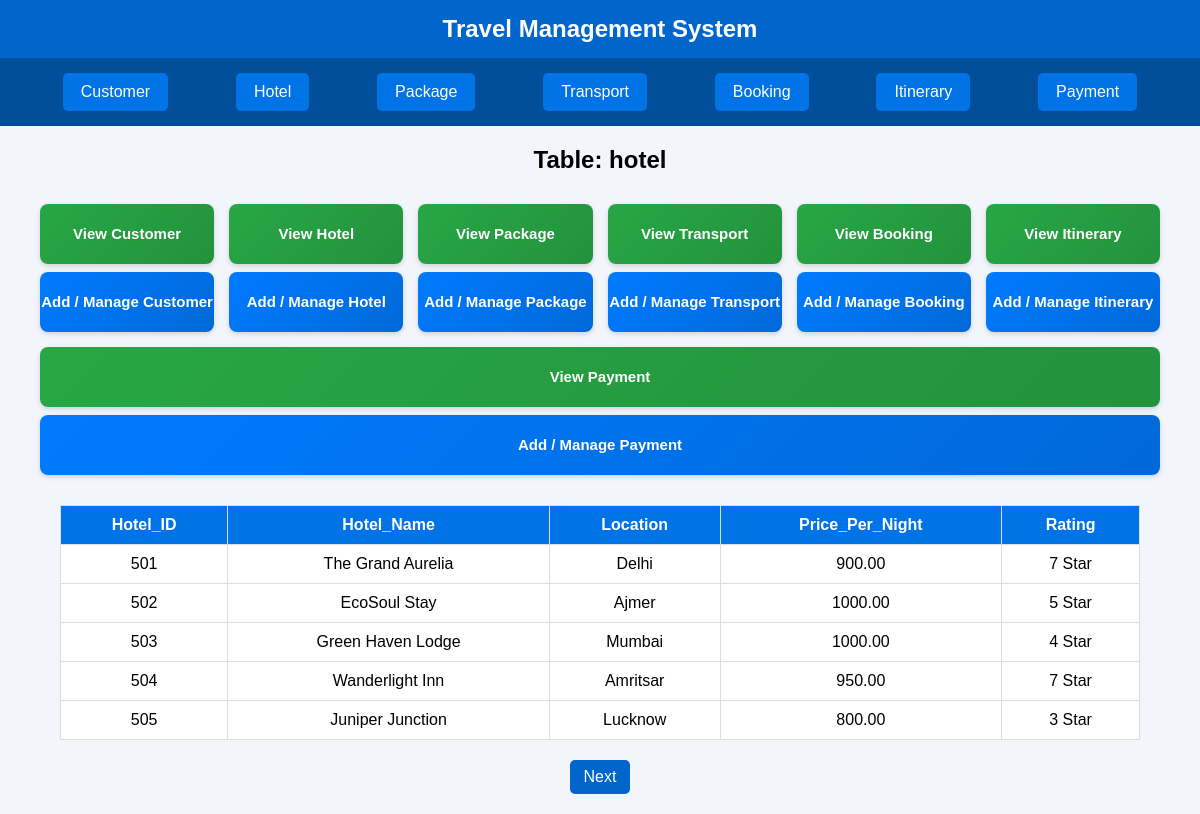
The app's page /?table=hotel with its own data.
### tables this page shows
CREATE TABLE `hotel` (
  `Hotel_ID` int(11) NOT NULL,
  `Hotel_Name` varchar(50) DEFAULT NULL,
  `Location` varchar(50) DEFAULT NULL,
  `Price_Per_Night` decimal(10,2) DEFAULT NULL,
  `Rating` varchar(10) DEFAULT NULL
);

### index.php (the view, shortened to what this page needs)
<?php
include('db.php');
?>
<!DOCTYPE html>
<html lang="en">
<head>
</head>
<body>
<header>Travel Management System</header>
<nav>
  <a href="?table=customer">Customer</a>
  <a href="?table=hotel">Hotel</a>
  <a href="?table=package">Package</a>
  <a href="?table=transport">Transport</a>
  <a href="?table=booking">Booking</a>
  <a href="?table=itinerary">Itinerary</a>
  <a href="?table=payment">Payment</a>
</nav>
<main>
<?php
$tables = ['customer','hotel','package','transport','booking','itinerary','payment'];
if (isset($_GET['table']) && in_array($_GET['table'], $tables)) {
    $table = $_GET['table'];
    $mode = $_GET['mode'] ?? 'view';
    echo "<h2 style='text-align:center;'>Table: $table</h2>";
    echo '<div class="crud-buttons">';
    foreach ($tables as $t) {
        echo "<div class='crud-group'>
                <a href='?table=$t'>View " . ucfirst($t) . "</a>
                <a href='?table=$t&mode=manage' class='manage'>Add / Manage " . ucfirst($t) . "</a>
              </div>";
    }
    echo '</div>';
    $limit = 5;
    $page = isset($_GET['page']) ? (int)$_GET['page'] : 1;
    $offset = ($page - 1) * $limit;
    $result = $conn->query("SELECT COUNT(*) AS total FROM $table");
    $total_rows = $result->fetch_assoc()['total'];
    $total_pages = ceil($total_rows / $limit);
    $result = $conn->query("SELECT * FROM $table LIMIT $offset, $limit");
    if ($result && $result->num_rows > 0) {
        echo "<table><tr>";
        foreach ($result->fetch_fields() as $field) echo "<th>{$field->name}</th>";
        echo "</tr>";
        $result->data_seek(0);
        while ($row = $result->fetch_assoc()) {
            echo "<tr>";
            foreach ($row as $key => $value) echo "<td>$value</td>";
            echo "</tr>";
        }
        echo "</table>";
        echo '<div class="pagination">';
        if ($page < $total_pages) echo '<a href="?table='.$table.'&mode='.$mode.'&page='.($page+1).'">Next</a>';
        echo '</div>';
    } else {
        echo "<p style='text-align:center;'>No records found.</p>";
    }
} else {
    echo "<p style='text-align:center;margin-top:40px;'>Select a table above to view or add records.</p>";
}
?>
</main>
</body>
</html>

### index.php (style rules this page uses)
body { font-family: Arial, sans-serif; background: #f2f6fc; margin: 0; padding: 0; }
header { background: #0066cc; color: white; padding: 15px; text-align: center; font-size: 24px; font-weight: bold; }
nav { background: #004d99; display: flex; justify-content: space-evenly; flex-wrap: wrap; padding: 10px 0; }
nav a { color: white; text-decoration: none; padding: 10px 18px; background: #0073e6; border-radius: 5px; text-align: center; transition: background 0.3s; margin: 5px; }
.crud-buttons { display: flex; justify-content: space-between; align-items: stretch; flex-wrap: wrap; gap: 15px; margin: 20px auto; width: 95%; max-width: 1400px; padding: 10px; overflow: hidden; box-sizing: border-box; }
.crud-group { display: flex; flex-direction: column; align-items: center; justify-content: center; flex: 1 1 calc(14% - 10px); min-width: 170px; box-sizing: border-box; gap: 8px; }
.crud-buttons a { display: block; width: 100%; height: 60px; line-height: 60px; text-align: center; border-radius: 8px; font-weight: 600; font-size: 15px; text-decoration: none; transition: all 0.3s ease; box-shadow: 0 2px 5px rgba(0,0,0,0.15); }
.crud-buttons a:not(.manage) { background: linear-gradient(135deg, #28a745, #23923d); color: #fff; }
.crud-buttons a.manage { background: linear-gradient(135deg, #007bff, #0069d9); color: #fff; }
table { border-collapse: collapse; width: 90%; margin: 20px auto; background: white; }
th, td { border: 1px solid #ddd; padding: 10px; text-align: center; }
th { background: #0073e6; color: white; }
.pagination { display: flex; justify-content: center; gap: 10px; margin: 20px 0; }
.pagination a { padding: 8px 14px; background: #0066cc; color: white; border-radius: 5px; text-decoration: none; transition: background 0.3s; }

### records on screen
hotel: Hotel_ID "501", Hotel_Name "The Grand Aurelia", Location "Delhi", Price_Per_Night "900.00", Rating "7 Star"
hotel: Hotel_ID "502", Hotel_Name "EcoSoul Stay", Location "Ajmer", Price_Per_Night "1000.00", Rating "5 Star"
hotel: Hotel_ID "503", Hotel_Name "Green Haven Lodge", Location "Mumbai", Price_Per_Night "1000.00", Rating "4 Star"
hotel: Hotel_ID "504", Hotel_Name "Wanderlight Inn", Location "Amritsar", Price_Per_Night "950.00", Rating "7 Star"
hotel: Hotel_ID "505", Hotel_Name "Juniper Junction", Location "Lucknow", Price_Per_Night "800.00", Rating "3 Star"

### other values on screen
$table "hotel"
$t "Customer"
$t "Hotel"
$t "Package"
$t "Transport"
$t "Booking"
$t "Itinerary"
$t "Payment"
$field->name "Hotel_ID"
$field->name "Hotel_Name"
$field->name "Location"
$field->name "Price_Per_Night"
$field->name "Rating"
